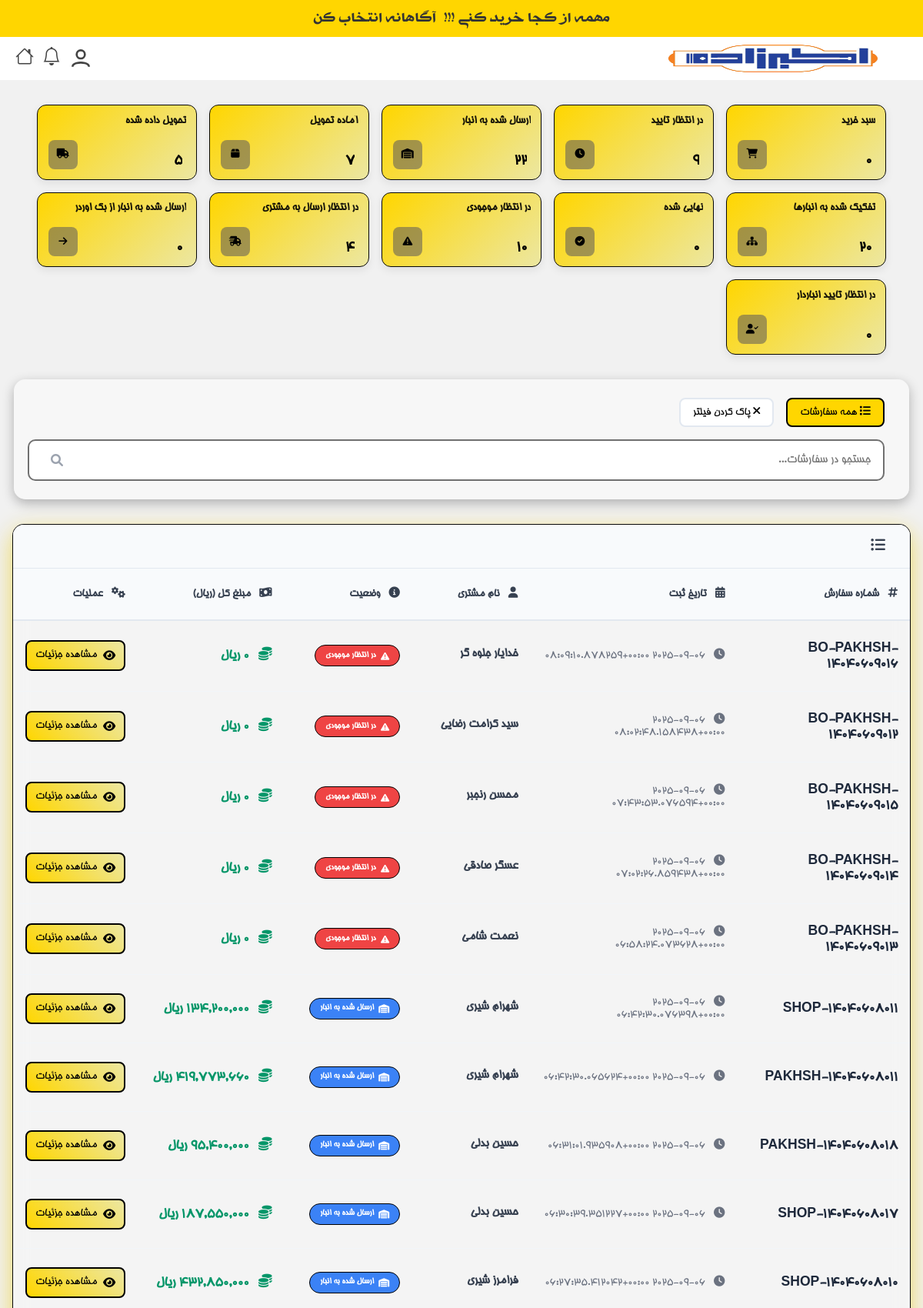
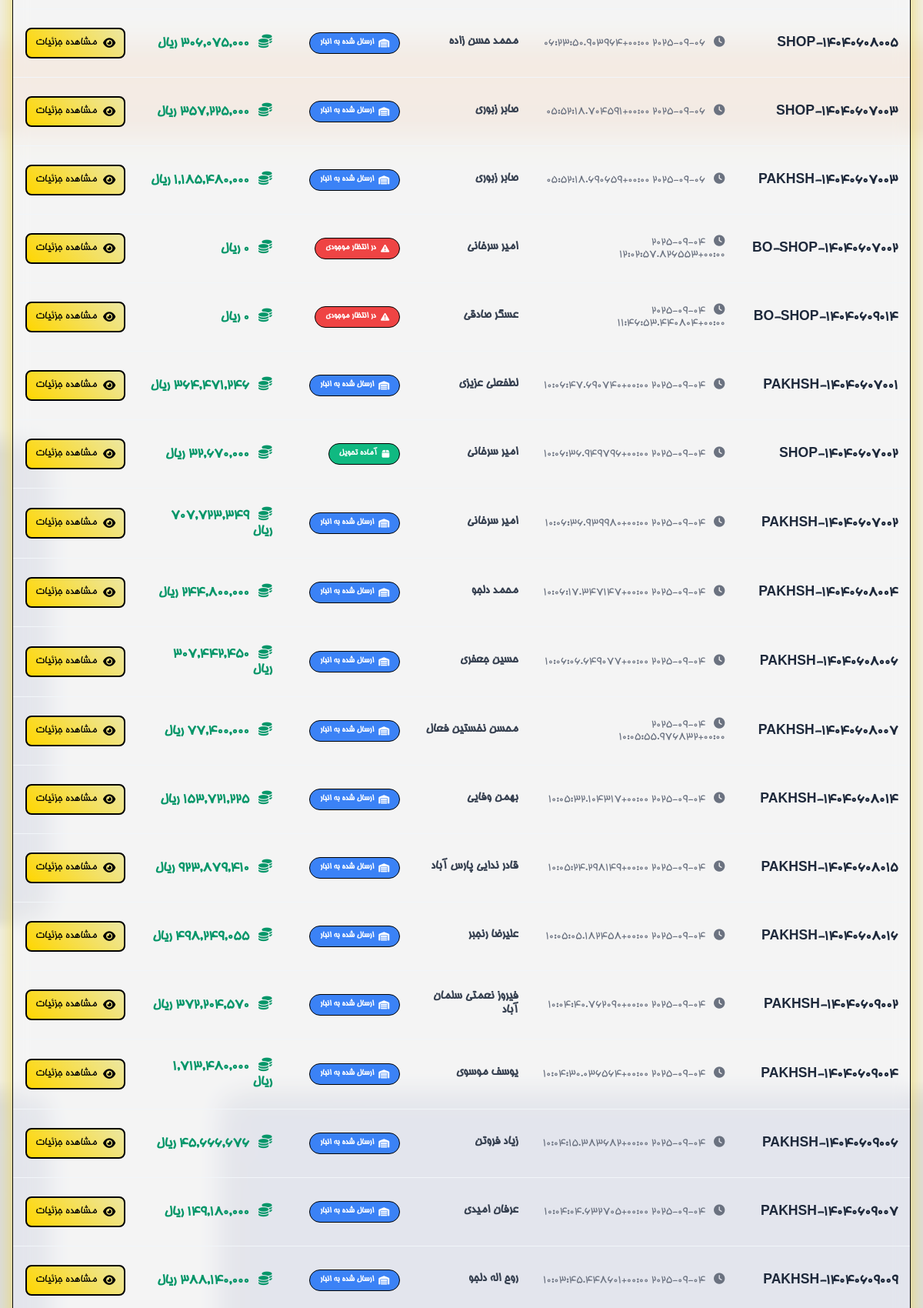
/order/ (signed in, upper part), run on the app's committed database (2 pictures, top to bottom).
### products/models.py (models this page shows, shortened)
class Order(models.Model):
    STATUS_CHOICES = [
        ('cart', 'سبد خرید'),
        ('pending', 'در انتظار تأیید'),
        ('warehouse', 'ارسال شده به انبار'),
        ('ready', 'آماده تحویل'),
        ('delivered', 'تحویل داده شده'),
        ('parent', 'تفکیک شده به انبارها'),
        ('completed', 'نهایی شده'),
        ('backorder', 'در انتظار موجودی'),
        ('waiting_for_customer_shipment', 'در انتظار ارسال به مشتری'),
        ('sent_to_warehouse', ' ارسال شده به انبار از بک اوردر'),
        ('waiting_for_warehouse_confirmation', 'در انتظار تایید انباردار'),
    ]
    order_number = models.CharField(
        max_length=100,
        unique=True,
        verbose_name="شماره درخواست",
        blank=True,
        null=True
    )
    document_number = models.CharField(
        max_length=100,
        blank=True,
        null=True,
        verbose_name="شماره سند"
    )
    package_count = models.PositiveIntegerField(
        default=0,
        null=True,
        blank=True,
        verbose_name="تعداد بسته"
    )
    courier_name = models.CharField(
        max_length=100,
        blank=True,
        null=True,
        verbose_name="نام پیک"
    )
    visitor_name = models.CharField(max_length=100, verbose_name="نام ویزیتور")
    customer = models.ForeignKey(
        Customer,
        on_delete=models.PROTECT,   # پیشنهاد امنیتی: سفارش بدون مشتری باقی نماند
        verbose_name="مشتری"
    )
    created_at = models.DateTimeField(auto_now_add=True, verbose_name="تاریخ ثبت")
    updated_at = models.DateTimeField(auto_now=True, verbose_name="تاریخ به‌روزرسانی")
    payment_term = models.CharField(
        max_length=10,
        choices=Product.PAYMENT_TERMS_CHOICES,
        verbose_name="شرایط تسویه"
    )
    status = models.CharField(
        max_length=100,
        choices=STATUS_CHOICES,
        default='pending',
        verbose_name="وضعیت سفارش"
    )
    parent = models.ForeignKey(
        'self',
        on_delete=models.SET_NULL,
        null=True,
        blank=True,
        related_name='children',
        verbose_name="سفارش مادر (قدیمی)"
    )
    is_sub_order = models.BooleanField(default=False, verbose_name="آیا زیرسفارش است؟ (قدیمی)")
    parent_order = models.ForeignKey(
        'self',
        on_delete=models.SET_NULL,
        null=True,
        blank=True,
        related_name='sub_orders',
        verbose_name="سفارش والد (جدید)"
    )
    warehouse = models.ForeignKey(
        'Warehouse',
        null=True,
        blank=True,
        on_delete=models.SET_NULL,
        related_name='orders',
        verbose_name="انبار"
    )
    total_price = models.DecimalField(
        max_digits=100,
        decimal_places=0,
        default=0,
        verbose_name="جمع کل سفارش"
    )
    class Meta:
        constraints = [
            models.UniqueConstraint(
                fields=['document_number'],
                name='unique_document_number',
                condition=models.Q(document_number__isnull=False) & ~models.Q(document_number='')
            )
        ]

class Customer(models.Model):
    first_name = models.CharField(max_length=100, verbose_name="نام")
    last_name = models.CharField(max_length=100, verbose_name="نام خانوادگی")
    store_name = models.CharField(max_length=255, blank=True, null=True, verbose_name="نام فروشگاه")
    phone = models.CharField(max_length=20, blank=True, null=True, verbose_name="تلفن ثابت")
    mobile = models.CharField(
        max_length=20,
        unique=True,
        verbose_name="شماره موبایل",
        error_messages={
            'unique': 'مشتری دیگری با این شماره همراه قبلاً ثبت شده است.'
        }
    )
    province = models.ForeignKey(Province, on_delete=models.CASCADE, verbose_name="استان")
    county = models.ForeignKey(County, on_delete=models.CASCADE, verbose_name="شهرستان")
    address = models.TextField(blank=True, null=True, verbose_name="آدرس")
    created_by = models.ForeignKey(
        User, on_delete=models.SET_NULL, null=True, related_name='created_customers', verbose_name="ایجاد شده توسط"
    )
    user = models.OneToOneField(
        User, on_delete=models.SET_NULL, null=True, blank=True, related_name='customer_profile', verbose_name="کاربر مرتبط"
    )
    created_at = models.DateTimeField(auto_now_add=True, verbose_name="تاریخ ایجاد")
    class Meta:
        verbose_name = "مشتری"
        verbose_name_plural = "مشتریان"

### products/views.py (the view)
# urls.py: path('order/', views.order_list_view, name='order'),  # صفحه لیست سفارش‌ها
@login_required
def order_list_view(request):
    is_manager = request.user.groups.filter(name='مدیر').exists()
    if is_manager:
        orders = Order.objects.all().order_by('-created_at')
    else:
        orders = Order.objects.filter(visitor_name=request.user.username).order_by('-created_at')
    for order in orders:
        if order.status in ['pending', 'warehouse', 'parent']:
            order.total_price = sum(item.price * (item.requested_quantity or 0) for item in order.items.all())
        else:
            order.total_price = sum(item.price * (item.allocated_quantity or 0) for item in order.items.all())
    context = {
        'orders': orders,
        'is_manager': is_manager,
    }
    return render(request, 'products/order_list.html', context)

### products/templates/products/order_list.html (shortened to what this page needs)
{% extends 'products/base.html' %}
{% load static %}
{% load humanize %}
{% load custom_filters %}
{% block extra_css %}
<link href="https://cdnjs.cloudflare.com/ajax/libs/font-awesome/6.0.0/css/all.min.css" rel="stylesheet">
{% endblock %}
{% block content %}
    <div class="stats-section">
        <div class="stat-card stat-cart" data-status="cart">
            <div class="stat-content">
                <div class="stat-info">
                    <h3>سبد خرید</h3>
                    <p id="cart-count">0</p>
                </div>
                <div class="stat-icon">
                    <i class="fas fa-shopping-cart"></i>
                </div>
            </div>
        </div>
        <div class="stat-card stat-pending" data-status="pending">
            <div class="stat-content">
                <div class="stat-info">
                    <h3>در انتظار تأیید</h3>
                    <p id="pending-count">0</p>
                </div>
                <div class="stat-icon">
                    <i class="fas fa-clock"></i>
                </div>
            </div>
        </div>
        <div class="stat-card stat-warehouse" data-status="warehouse">
            <div class="stat-content">
                <div class="stat-info">
                    <h3>ارسال شده به انبار</h3>
                    <p id="warehouse-count">0</p>
                </div>
                <div class="stat-icon">
                    <i class="fas fa-warehouse"></i>
                </div>
            </div>
        </div>
        <div class="stat-card stat-ready" data-status="ready">
            <div class="stat-content">
                <div class="stat-info">
                    <h3>آماده تحویل</h3>
                    <p id="ready-count">0</p>
                </div>
                <div class="stat-icon">
                    <i class="fas fa-box"></i>
                </div>
            </div>
        </div>
        <div class="stat-card stat-delivered" data-status="delivered">
            <div class="stat-content">
                <div class="stat-info">
                    <h3>تحویل داده شده</h3>
                    <p id="delivered-count">0</p>
                </div>
                <div class="stat-icon">
                    <i class="fas fa-truck"></i>
                </div>
            </div>
        </div>
        <div class="stat-card stat-parent" data-status="parent">
            <div class="stat-content">
                <div class="stat-info">
                    <h3>تفکیک شده به انبارها</h3>
                    <p id="parent-count">0</p>
                </div>
                <div class="stat-icon">
                    <i class="fas fa-sitemap"></i>
                </div>
            </div>
        </div>
        <div class="stat-card stat-completed" data-status="completed">
            <div class="stat-content">
                <div class="stat-info">
                    <h3>نهایی شده</h3>
                    <p id="completed-count">0</p>
                </div>
                <div class="stat-icon">
                    <i class="fas fa-check-circle"></i>
                </div>
            </div>
        </div>
        <div class="stat-card stat-backorder" data-status="backorder">
            <div class="stat-content">
                <div class="stat-info">
                    <h3>در انتظار موجودی</h3>
                    <p id="backorder-count">0</p>
                </div>
                <div class="stat-icon">
                    <i class="fas fa-exclamation-triangle"></i>
                </div>
            </div>
        </div>
        <div class="stat-card stat-waiting_for_customer_shipment" data-status="waiting_for_customer_shipment">
            <div class="stat-content">
                <div class="stat-info">
                    <h3>در انتظار ارسال به مشتری</h3>
                    <p id="waiting_for_customer_shipment-count">0</p>
                </div>
                <div class="stat-icon">
                    <i class="fas fa-shipping-fast"></i>
                </div>
            </div>
        </div>
        <div class="stat-card stat-sent_to_warehouse" data-status="sent_to_warehouse">
            <div class="stat-content">
                <div class="stat-info">
                    <h3>ارسال شده به انبار از بک اوردر</h3>
                    <p id="sent_to_warehouse-count">0</p>
                </div>
                <div class="stat-icon">
                    <i class="fas fa-arrow-right"></i>
                </div>
            </div>
        </div>
        <div class="stat-card stat-waiting_for_warehouse_confirmation" data-status="waiting_for_warehouse_confirmation">
            <div class="stat-content">
                <div class="stat-info">
                    <h3>در انتظار تایید انباردار</h3>
                    <p id="waiting_for_warehouse_confirmation-count">0</p>
                </div>
                <div class="stat-icon">
                    <i class="fas fa-user-check"></i>
                </div>
            </div>
        </div>
    </div>
    <div class="search-section">
        <div class="filter-controls">
            <button class="filter-btn active" data-filter="all">
                <i class="fas fa-list"></i>
                همه سفارشات
            </button>
            <button class="filter-btn" id="clear-filter">
                <i class="fas fa-times"></i>
                پاک کردن فیلتر
            </button>
        </div>
        <div style="position: relative;">
            <input type="text" class="search-input" placeholder="جستجو در سفارشات..." id="searchInput">
            <i class="fas fa-search" style="position: absolute; left: 1rem; top: 50%; transform: translateY(-50%); color: #9ca3af;"></i>
        </div>
    </div>
    <div class="table-container">
        <div class="table-header">
            <h3 style="margin: 0; font-size: 1.2rem; font-weight: 600; color: #374151;">
                <i class="fas fa-list-ul" style="margin-left: 0.5rem;"></i>
            </h3>
        </div>
        <div class="table-responsive">
            <table class="modern-table">
                <thead>
                    <tr>
                        <th>
                            <i class="fas fa-hashtag" style="margin-left: 0.5rem;"></i>
                            شماره سفارش
                        </th>
                        <th>
                            <i class="fas fa-calendar-alt" style="margin-left: 0.5rem;"></i>
                            تاریخ ثبت
                        </th>
                        <th>
                            <i class="fas fa-user" style="margin-left: 0.5rem;"></i>
                            نام مشتری
                        </th>
                        <th>
                            <i class="fas fa-info-circle" style="margin-left: 0.5rem;"></i>
                            وضعیت
                        </th>
                        <th>
                            <i class="fas fa-money-bill-wave" style="margin-left: 0.5rem;"></i>
                            مبلغ کل (ریال)
                        </th>
                        <th>
                            <i class="fas fa-cogs" style="margin-left: 0.5rem;"></i>
                            عملیات
                        </th>
                    </tr>
                </thead>
                <tbody>
                    {% for order in orders %}
                    <tr data-status="{{ order.status }}">
                        <td>
                            <div class="order-number">
                                {{ order.order_number|default:order.id }}
                            </div>
                        </td>
                        <td>
                            <div class="date-time">
                                <i class="fas fa-clock" style="margin-left: 0.5rem;"></i>
                                {{ order.created_at|jformat:"%H:%M - %Y/%m/%d" }}
                            </div>
                        </td>
                        <td>
                            <div class="customer-name">
                                {{ order.customer.first_name }} {{ order.customer.last_name }}
                            </div>
                        </td>
                        <td>
                            <span class="status-badge status-{{ order.status }}">
                                {% if order.status == 'cart' %}
                                    <i class="fas fa-shopping-cart"></i>
                                {% elif order.status == 'pending' %}
                                    <i class="fas fa-clock"></i>
                                {% elif order.status == 'warehouse' %}
                                    <i class="fas fa-warehouse"></i>
                                {% elif order.status == 'ready' %}
                                    <i class="fas fa-box"></i>
                                {% elif order.status == 'delivered' %}
                                    <i class="fas fa-truck"></i>
                                {% elif order.status == 'parent' %}
                                    <i class="fas fa-sitemap"></i>
                                {% elif order.status == 'completed' %}
                                    <i class="fas fa-check-circle"></i>
                                {% elif order.status == 'backorder' %}
                                    <i class="fas fa-exclamation-triangle"></i>
                                {% elif order.status == 'waiting_for_customer_shipment' %}
                                    <i class="fas fa-shipping-fast"></i>
                                {% elif order.status == 'sent_to_warehouse' %}
                                    <i class="fas fa-arrow-right"></i>
                                {% elif order.status == 'waiting_for_warehouse_confirmation' %}
                                    <i class="fas fa-user-check"></i>
                                {% else %}
                                    <i class="fas fa-question"></i>
                                {% endif %}
                                {{ order.get_status_display }}
                            </span>
                        </td>
                        <td>
                            <div class="price-amount">
                                <i class="fas fa-coins" style="margin-left: 0.5rem;"></i>
                                {{ order.total_price|intcomma }} ریال
                            </div>
                        </td>
                        <td>
                            <a href="{% url 'products:order_detail_view' order.id %}" class="action-btn">
                                <i class="fas fa-eye"></i>
                                مشاهده جزئیات
                            </a>
                        </td>
                    </tr>
                    {% endfor %}
                </tbody>
            </table>
        </div>
    </div>
</div>
{% endblock content %}

### data on the page
Order: order_number "BO-PAKHSH-14040609016", created_at|jformat "2025-09-06 08:09:10.878259+00:00", customer.first_name "خدایار", customer.last_name "جلوه گر", status "در انتظار موجودی", total_price "0"
Order: order_number "BO-PAKHSH-14040609012", created_at|jformat "2025-09-06 08:02:48.158438+00:00", customer.first_name "سید کرامت", customer.last_name "رضایی", status "در انتظار موجودی", total_price "0"
Order: order_number "BO-PAKHSH-14040609015", created_at|jformat "2025-09-06 07:43:53.076594+00:00", customer.first_name "محسن", customer.last_name "رنجبر", status "در انتظار موجودی", total_price "0"
Order: order_number "BO-PAKHSH-14040609014", created_at|jformat "2025-09-06 07:02:26.859438+00:00", customer.first_name "عسگر", customer.last_name "صادقی", status "در انتظار موجودی", total_price "0"
Order: order_number "BO-PAKHSH-14040609013", created_at|jformat "2025-09-06 06:58:24.073628+00:00", customer.first_name "نعمت", customer.last_name "شامی", status "در انتظار موجودی", total_price "0"
Order: order_number "SHOP-14040608011", created_at|jformat "2025-09-06 06:42:30.076398+00:00", customer.first_name "شهرام", customer.last_name "شیری", status "ارسال شده به انبار", total_price "134,200,000"
Order: order_number "PAKHSH-14040608011", created_at|jformat "2025-09-06 06:42:30.065624+00:00", customer.first_name "شهرام", customer.last_name "شیری", status "ارسال شده به انبار", total_price "419,773,660"
Order: order_number "PAKHSH-14040608018", created_at|jformat "2025-09-06 06:31:01.935908+00:00", customer.first_name "حسین", customer.last_name "بدلی", status "ارسال شده به انبار", total_price "95,400,000"
Order: order_number "SHOP-14040608017", created_at|jformat "2025-09-06 06:30:39.351227+00:00", customer.first_name "حسین", customer.last_name "بدلی", status "ارسال شده به انبار", total_price "187,550,000"
Order: order_number "SHOP-14040608010", created_at|jformat "2025-09-06 06:27:35.412042+00:00", customer.first_name "فرامرز", customer.last_name "شیری", status "ارسال شده به انبار", total_price "432,850,000"
Order: order_number "SHOP-14040608005", created_at|jformat "2025-09-06 06:23:50.903964+00:00", customer.first_name "محمد", customer.last_name "حسن زاده", status "ارسال شده به انبار", total_price "306,075,000"
Order: order_number "SHOP-14040607003", created_at|jformat "2025-09-06 05:52:18.704591+00:00", customer.first_name "صابر", customer.last_name "زبوری", status "ارسال شده به انبار", total_price "357,225,000"
Order: order_number "PAKHSH-14040607003", created_at|jformat "2025-09-06 05:52:18.690659+00:00", customer.first_name "صابر", customer.last_name "زبوری", status "ارسال شده به انبار", total_price "1,185,480,000"
Order: order_number "BO-SHOP-14040607002", created_at|jformat "2025-09-04 12:02:57.826553+00:00", customer.first_name "امیر", customer.last_name "سرخانی", status "در انتظار موجودی", total_price "0"
Order: order_number "BO-SHOP-14040609014", created_at|jformat "2025-09-04 11:46:53.440804+00:00", customer.first_name "عسگر", customer.last_name "صادقی", status "در انتظار موجودی", total_price "0"
Order: order_number "PAKHSH-14040607001", created_at|jformat "2025-09-04 10:06:47.690740+00:00", customer.first_name "لطفعلی", customer.last_name "عزیزی", status "ارسال شده به انبار", total_price "364,471,246"
Order: order_number "SHOP-14040607002", created_at|jformat "2025-09-04 10:06:36.949796+00:00", customer.first_name "امیر", customer.last_name "سرخانی", status "آماده تحویل", total_price "32,670,000"
Order: order_number "PAKHSH-14040607002", created_at|jformat "2025-09-04 10:06:36.939980+00:00", customer.first_name "امیر", customer.last_name "سرخانی", status "ارسال شده به انبار", total_price "707,723,349"
Order: order_number "PAKHSH-14040608004", created_at|jformat "2025-09-04 10:06:17.347147+00:00", customer.first_name "محمد", customer.last_name "دلجو", status "ارسال شده به انبار", total_price "244,800,000"
Order: order_number "PAKHSH-14040608006", created_at|jformat "2025-09-04 10:06:06.649077+00:00", customer.first_name "حسین", customer.last_name "جعفری", status "ارسال شده به انبار", total_price "307,442,450"
Order: order_number "PAKHSH-14040608007", created_at|jformat "2025-09-04 10:05:55.976832+00:00", customer.first_name "محسن", customer.last_name "نخستین فعال", status "ارسال شده به انبار", total_price "77,400,000"
Order: order_number "PAKHSH-14040608014", created_at|jformat "2025-09-04 10:05:32.104317+00:00", customer.first_name "بهمن", customer.last_name "وفایی", status "ارسال شده به انبار", total_price "153,721,225"
Order: order_number "PAKHSH-14040608015", created_at|jformat "2025-09-04 10:05:24.298149+00:00", customer.first_name "قادر", customer.last_name "ندایی پارس آباد", status "ارسال شده به انبار", total_price "923,879,410"
Order: order_number "PAKHSH-14040608016", created_at|jformat "2025-09-04 10:05:05.182458+00:00", customer.first_name "علیرضا", customer.last_name "رنجبر", status "ارسال شده به انبار", total_price "498,249,055"
Order: order_number "PAKHSH-14040609002", created_at|jformat "2025-09-04 10:04:40.762090+00:00", customer.first_name "فیروز", customer.last_name "نعمتی سلمان آباد", status "ارسال شده به انبار", total_price "372,204,570"
Order: order_number "PAKHSH-14040609004", created_at|jformat "2025-09-04 10:04:30.036564+00:00", customer.first_name "یوسف", customer.last_name "موسوی", status "ارسال شده به انبار", total_price "1,713,480,000"
Order: order_number "PAKHSH-14040609006", created_at|jformat "2025-09-04 10:04:15.383682+00:00", customer.first_name "زیاد", customer.last_name "فروتن", status "ارسال شده به انبار", total_price "45,666,676"
Order: order_number "PAKHSH-14040609007", created_at|jformat "2025-09-04 10:04:04.632705+00:00", customer.first_name "عرفان", customer.last_name "امیدی", status "ارسال شده به انبار", total_price "149,180,000"
Order: order_number "PAKHSH-14040609009", created_at|jformat "2025-09-04 10:03:45.448601+00:00", customer.first_name "روح اله", customer.last_name "دلجو", status "ارسال شده به انبار", total_price "388,140,000"
